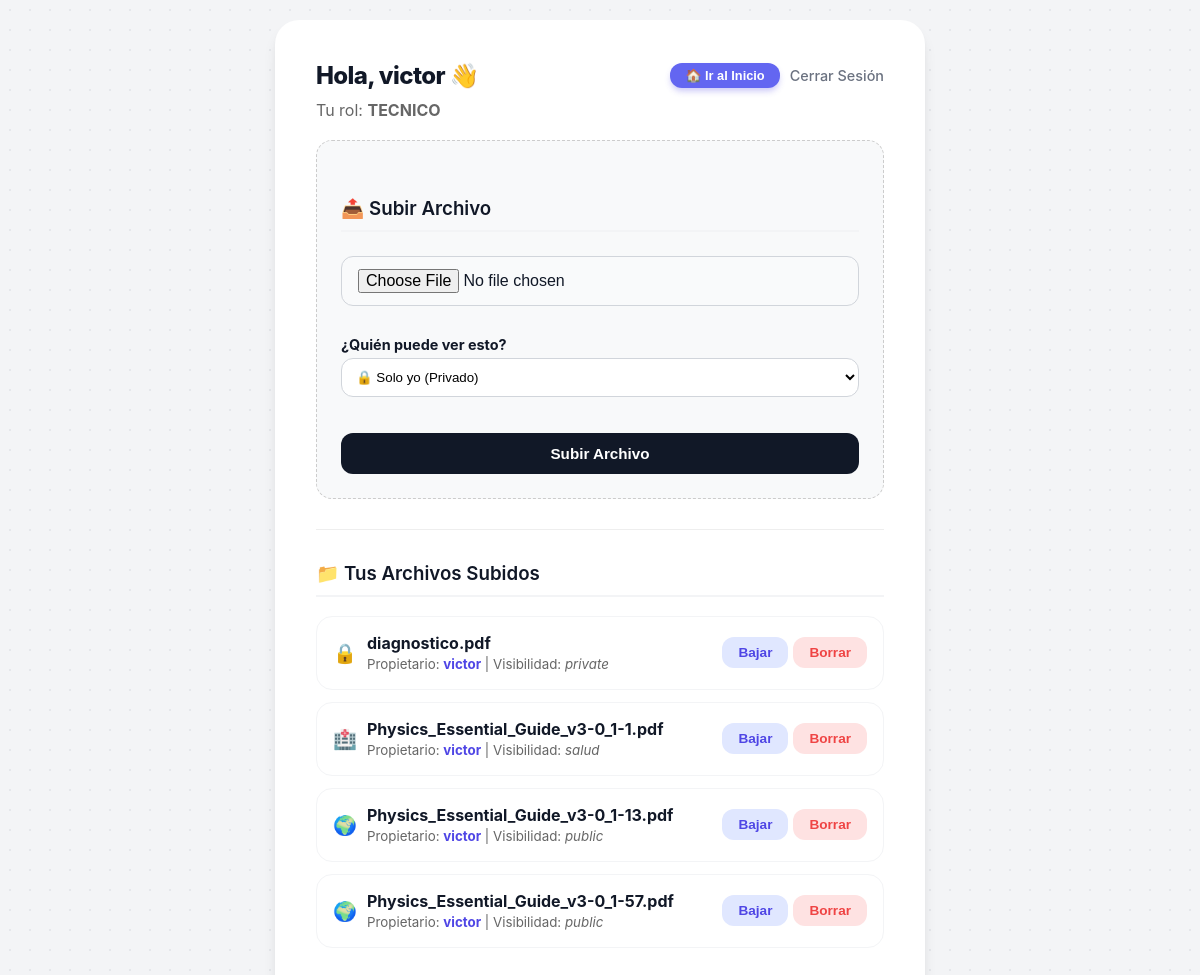
The page /dashboard (signed in) on the database its author committed.
### app.py (models this page shows)
class User(UserMixin, db.Model):
    id = db.Column(db.Integer, primary_key=True)
    username = db.Column(db.String(150), unique=True, nullable=False)
    email = db.Column(db.String(150), unique=True, nullable=False)
    password = db.Column(db.String(150), nullable=False)
    role = db.Column(db.String(50), nullable=False, default='administrativo')
    files = db.relationship('File', backref='owner', lazy=True, cascade="all, delete-orphan")

class File(db.Model):
    id = db.Column(db.Integer, primary_key=True)
    filename = db.Column(db.String(300))
    user_id = db.Column(db.Integer, db.ForeignKey('user.id'))
    visibility = db.Column(db.String(50), default='private')

### app.py (the view)
@app.route('/dashboard')
@login_required
def dashboard():
    users = [] # Lista de usuarios (solo para superadmin)
    if current_user.role == 'superadmin':
        files = File.query.all()
        users = User.query.all()
    else:
        files = File.query.filter_by(user_id=current_user.id).all()
    return render_template('dashboard.html',
                         name=current_user.username,
                         role=current_user.role,
                         files=files,
                         users=users)

### app.py (called while the page is built)
@login_manager.user_loader
def load_user(user_id):
    return User.query.get(int(user_id))

### templates/dashboard.html (shortened to what this page needs)
<!DOCTYPE html>
<html lang="es">
<head>
    <link rel="stylesheet" href="{{ url_for('static', filename='style.css') }}">
</head>
<body>
    <div class="container">
        <div style="display: flex; justify-content: space-between; align-items: center; margin-bottom: 20px;">
            <h1 style="margin: 0; font-size: 1.5rem;">Hola, {{ name }} 👋</h1>
            <div style="display: flex; gap: 10px;">
                <a href="/" style="text-decoration: none;">
                    <button class="btn-primary" style="background-color: #6366f1; width: auto; padding: 5px 15px; font-size: 0.8rem;">🏠 Ir al Inicio</button>
                </a>
                <a href="/logout" class="logout-link" style="align-self: center;">Cerrar Sesión</a>
            </div>
        </div>
        <p style="color: #666; margin-top: -10px;">
            Tu rol:
            {% if role == 'superadmin' %}
                <strong style="color: #ef4444;">SUPERADMIN (MODO DIOS ⚡)</strong>
            {% else %}
                <strong>{{ role|upper }}</strong>
            {% endif %}
        </p>
        <div style="background: #f8f9fa; padding: 1.5rem; border-radius: 1rem; border: 1px dashed #ccc; margin-top: 20px;">
            <h3>📤 Subir Archivo</h3>
            <form method="POST" action="/upload" enctype="multipart/form-data">
                <input type="file" name="file" required>
                <div style="margin-top: 10px;">
                    <label style="font-size: 0.9rem; font-weight: bold; margin-bottom: 5px;">¿Quién puede ver esto?</label>
                    <select name="visibility" style="width: 100%; padding: 10px; border-radius: 0.75rem; border: 1px solid #d1d5db; background: white;">
                        <option value="private">🔒 Solo yo (Privado)</option>
                    </select>
                </div>
                <button type="submit" class="btn-upload">Subir Archivo</button>
            </form>
        </div>
        <hr style="margin: 30px 0; border: 0; border-top: 1px solid #eee;">
        <h3>
            📁
            {% if role == 'superadmin' %}
                Gestión Total de Archivos
            {% else %}
                Tus Archivos Subidos
            {% endif %}
        </h3>
        <ul>
            {% for file in files %}
                <li>
                    <div style="display: flex; align-items: center; gap: 10px;">
                        <span style="font-size: 1.2rem;" title="Visibilidad">
                            {% if file.visibility == 'public' %} 🌍
                            {% elif file.visibility == 'salud' %} 🏥
                            {% elif file.visibility == 'admin' %} 📋
                            {% else %} 🔒
                            {% endif %}
                        </span>
                        <div>
                            <strong>{{ file.filename }}</strong>
                            <br>
                            <small style="color: #666;">
                                Propietario: <b style="color: #4f46e5;">{{ file.owner.username }}</b>
                                |
                                Visibilidad: <span style="font-style: italic;">{{ file.visibility }}</span>
                            </small>
                        </div>
                    </div>
                    <div style="display: flex; gap: 5px;">
                        <a href="{{ url_for('download', file_id=file.id) }}">
                            <button class="btn-download">Bajar</button>
                        </a>
                        <a href="{{ url_for('delete', file_id=file.id) }}" onclick="return confirm('¿Seguro que quieres borrar este archivo?');">
                            <button class="btn-delete">Borrar</button>
                        </a>
                    </div>
                </li>
            {% else %}
                <p style="text-align: center; color: #777;">No hay archivos en el sistema.</p>
            {% endfor %}
        </ul>
        <br><br><br> </div>
</body>
</html>

### static/style.css (style rules this page uses)
:root { --primary-color: #4f46e5; --primary-hover: #4338ca; --bg-color: #f3f4f6; --card-bg: #ffffff; --text-main: #111827; --text-muted: #6b7280; --danger: #ef4444; --success: #10b981; --warning: #f59e0b; --shadow-sm: 0 1px 2px 0 rgba(0, 0, 0, 0.05); --shadow-md: 0 4px 6px -1px rgba(0, 0, 0, 0.1), 0 2px 4px -1px rgba(0, 0, 0, 0.06); --shadow-lg: 0 10px 15px -3px rgba(0, 0, 0, 0.1), 0 4px 6px -2px rgba(0, 0, 0, 0.05); }
* { box-sizing: border-box; }
body { font-family: 'Inter', 'Segoe UI', system-ui, -apple-system, sans-serif; background-color: var(--bg-color); background-image: radial-gradient(#e5e7eb 1px, transparent 1px); background-size: 20px 20px; margin: 0; display: flex; justify-content: center; align-items: center; min-height: 100vh; color: var(--text-main); padding: 20px; }
.container { background-color: var(--card-bg); width: 100%; max-width: 650px; padding: 2.5rem; border-radius: 1.5rem; box-shadow: var(--shadow-lg); border: 1px solid rgba(255, 255, 255, 0.5); }
h1, h2 { font-weight: 800; color: var(--text-main); text-align: center; margin-bottom: 0.5rem; letter-spacing: -0.025em; }
h3 { font-weight: 600; margin-top: 2rem; color: var(--text-main); border-bottom: 2px solid var(--bg-color); padding-bottom: 10px; }
a { text-decoration: none; color: inherit; }
.logout-link { float: right; font-size: 0.9rem; color: var(--text-muted); font-weight: 500; }
form { display: flex; flex-direction: column; gap: 1.25rem; margin-top: 1.5rem; }
label { font-size: 0.875rem; font-weight: 600; color: var(--text-main); margin-bottom: 0.25rem; display: block; }
input[type="text"], input[type="password"], input[type="email"], input[type="file"] { width: 100%; padding: 0.75rem 1rem; border: 1px solid #d1d5db; border-radius: 0.75rem; font-size: 1rem; transition: all 0.2s; background-color: #f9fafb; }
button { padding: 0.75rem 1.5rem; border: none; border-radius: 0.75rem; font-weight: 600; font-size: 0.95rem; cursor: pointer; transition: all 0.2s ease; display: inline-flex; align-items: center; justify-content: center; gap: 0.5rem; }
.btn-primary { background-color: var(--primary-color); color: white; width: 100%; box-shadow: 0 4px 6px -1px rgba(79, 70, 229, 0.3); }
.btn-upload { background-color: var(--text-main); color: white; width: 100%; margin-top: 1rem; }
.btn-download { background-color: #e0e7ff; color: var(--primary-color); padding: 0.5rem 1rem; font-size: 0.85rem; }
.btn-delete { background-color: #fee2e2; color: var(--danger); padding: 0.5rem 1rem; font-size: 0.85rem; }
ul { list-style: none; padding: 0; }
li { background: white; border: 1px solid #f3f4f6; margin-bottom: 0.75rem; padding: 1rem; border-radius: 1rem; display: flex; justify-content: space-between; align-items: center; transition: transform 0.2s, box-shadow 0.2s; }

### rows shown on the page
User: username "victor", role "TECNICO"
File: filename "diagnostico.pdf", owner.username "victor", visibility "private"
File: filename "Physics_Essential_Guide_v3-0_1-1.pdf", owner.username "victor", visibility "salud"
File: filename "Physics_Essential_Guide_v3-0_1-13.pdf", owner.username "victor", visibility "public"
File: filename "Physics_Essential_Guide_v3-0_1-57.pdf", owner.username "victor", visibility "public"
